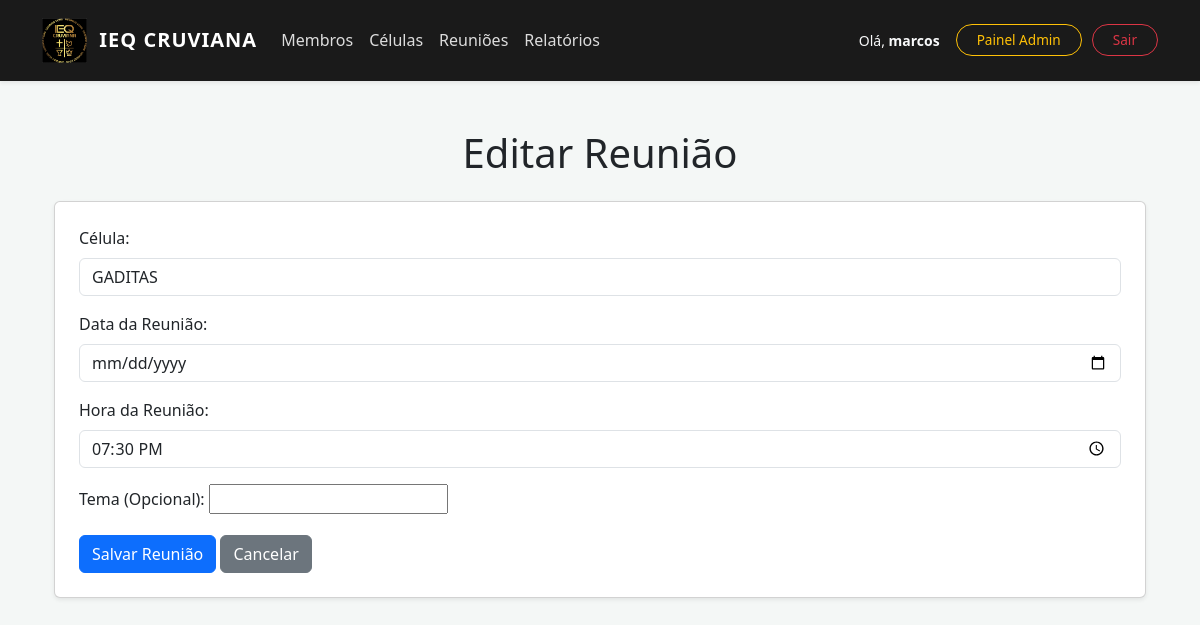
The app's page /gestao/reunioes/9/editar/ (signed in), older data.
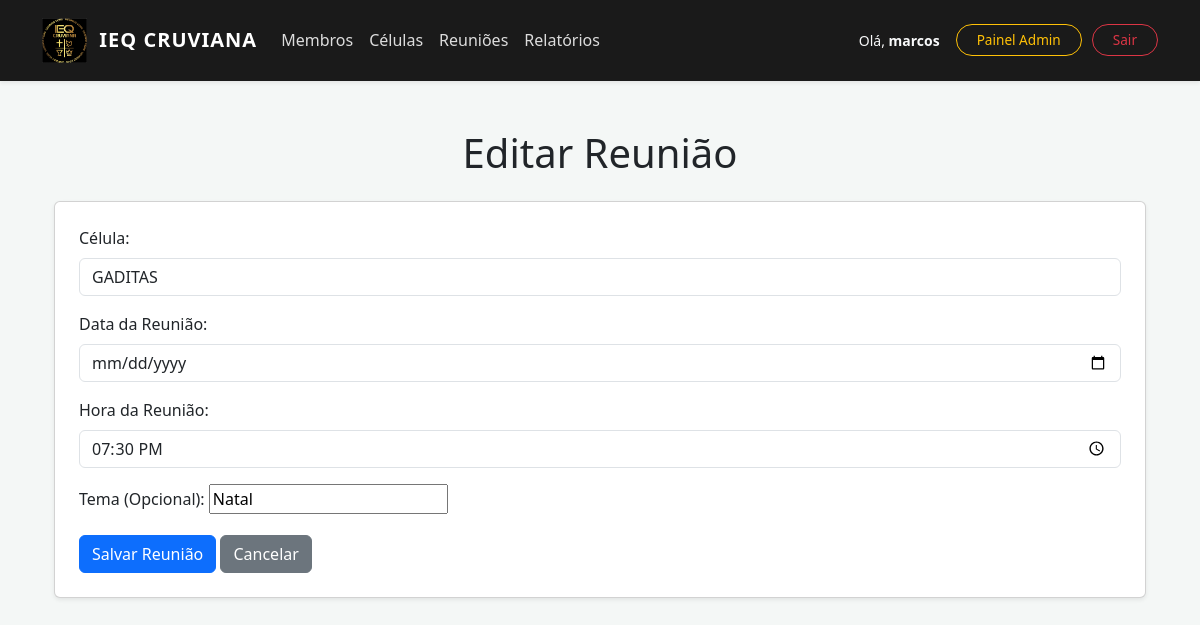
The same page, newer data.
### membros/models.py (models this page shows, shortened)
class Reuniao(models.Model):
    celula = models.ForeignKey(Celula, on_delete=models.CASCADE, related_name='reunioes')
    data_reuniao = models.DateField(default=timezone.now)
    hora_reuniao = models.TimeField(default='00:00:00')
    tema = models.CharField(max_length=200, blank=True, null=True)
    class Meta:
        verbose_name = "Reunião"
        verbose_name_plural = "Reuniões"
        unique_together = ('celula', 'data_reuniao', 'hora_reuniao')
        ordering = ['-data_reuniao', '-hora_reuniao']

### membros/views.py (the view)
# urls.py: path('reunioes/<int:pk>/editar/', views.editar_reuniao, name='editar_reuniao'),
@login_required
@permission_required('membros.change_reuniao', raise_exception=True)
def editar_reuniao(request, pk):
    if request.user.is_superuser:
        reuniao = get_object_or_404(Reuniao, pk=pk)
    else:
        reuniao = get_object_or_404(Reuniao, pk=pk, celula__lider=request.user)
    if request.method == 'POST':
        form = ReuniaoForm(request.POST, instance=reuniao)
        if form.is_valid():
            form.save()
            messages.success(request, "Reuniao atualizada!")
            return redirect('membros:listar_reunioes')
    else:
        form = ReuniaoForm(instance=reuniao)
        if not request.user.is_superuser:
            form.fields['celula'].queryset = Celula.objects.filter(lider=request.user)
    return render(request, 'membros/reuniao_form.html', {'form': form, 'reuniao': reuniao})

### membros/forms.py
class ReuniaoForm(forms.ModelForm):
    class Meta:
        model = Reuniao
        fields = '__all__'
        widgets = {
            'data_reuniao': forms.DateInput(attrs={'type': 'date', 'class': 'form-control'}),
            'hora_reuniao': forms.TimeInput(attrs={'type': 'time', 'class': 'form-control'}),
            'celula': forms.Select(attrs={'class': 'form-control'}),
            'local': forms.TextInput(attrs={'class': 'form-control'}),
        }

### membros/models.py (called while the page is built)
    def __str__(self):
        return self.nome

### membros/templates/membros/reuniao_form.html (shortened to what this page needs)
{% extends 'base.html' %}
{% load static %}
{% block content %}
<div class="container mt-5">
    <h1 class="text-center mb-4">
        {% if form.instance.pk %}Editar Reunião{% else %}Cadastrar Nova Reunião{% endif %}
    </h1>
    <div class="card p-4 shadow-sm">
        <form method="post">
            <div class="mb-3">
                <label for="{{ form.celula.id_for_label }}" class="form-label">Célula:</label>
                {{ form.celula }}
            </div>
            <div class="mb-3">
                <label for="{{ form.data_reuniao.id_for_label }}" class="form-label">Data da Reunião:</label>
                {{ form.data_reuniao }}
            </div>
            <div class="mb-3">
                <label for="{{ form.hora_reuniao.id_for_label }}" class="form-label">Hora da Reunião:</label>
                {{ form.hora_reuniao }}
            </div>
            <div class="mb-3">
                <label for="{{ form.tema.id_for_label }}" class="form-label">Tema (Opcional):</label>
                {{ form.tema }}
            </div>
            <button type="submit" class="btn btn-primary">Salvar Reunião</button>
            <a href="{% url 'membros:listar_reunioes' %}" class="btn btn-secondary">Cancelar</a>
        </form>
    </div>
</div>
{% endblock %}

Row changes from the older to the newer data that the page shows:
changed Reuniao "GADITAS": tema (not shown) → "Natal"
